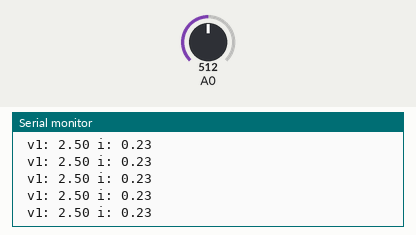
Recording of a sketch running on a simulated Arduino Uno, built with avr-gcc and run on an emulated ATmega328P. Shown: the last lines printed to the serial monitor. The test bench sets the inputs (shaded band); at power-on: A0 = 512.

Above: at 1.2 s.
1.3 s: A0 set to 716
At 1.56 s:
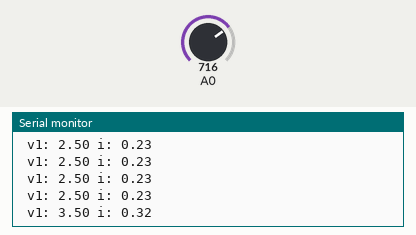
2.8 s: A0 set to 900
At 2.96 s:
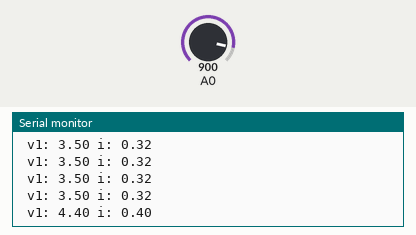
Timing chart, 0 to 5.8 s (numbered marks = the images above; inputs shaded):
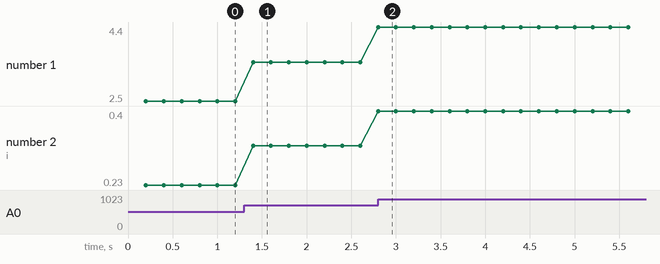

Measured:
- after the input at 1.3 s, the serial monitor: prints a new line after 0.10 s (image 1)
- after the input at 2.8 s, the serial monitor: prints a new line at once (image 2)
- plotted number 1: 2.5 → 3.5 after the input at 1.3 s, 3.5 → 4.4 after the input at 2.8 s
- plotted number 2: 0.23 → 0.32 after the input at 1.3 s, 0.32 → 0.4 after the input at 2.8 s

The sketch:

single_stage_multimeter.ino
```cpp
int adcValue;
float firstVoltage;
double amp;

unsigned long lastTelemetryTime = 0;
long telemetryInterval = 200;

float REFERENCE_VOLTAGE = 5.0;
float CIRCUIT_RESISTANCE = 11;

void setup() {
  Serial.begin(9600);
  analogReference(REFERENCE_VOLTAGE);
}

void loop() {
  adcValue = analogRead(A0);
  firstVoltage = adcValue * (REFERENCE_VOLTAGE / 1023.0);

  amp =  (firstVoltage)/ CIRCUIT_RESISTANCE;

  if (millis() - lastTelemetryTime >= telemetryInterval) {
    lastTelemetryTime = millis();
    Serial.print(" v1: ");
    Serial.print(firstVoltage);
    Serial.print(" i: ");
    Serial.println(amp);
  }
}
```
